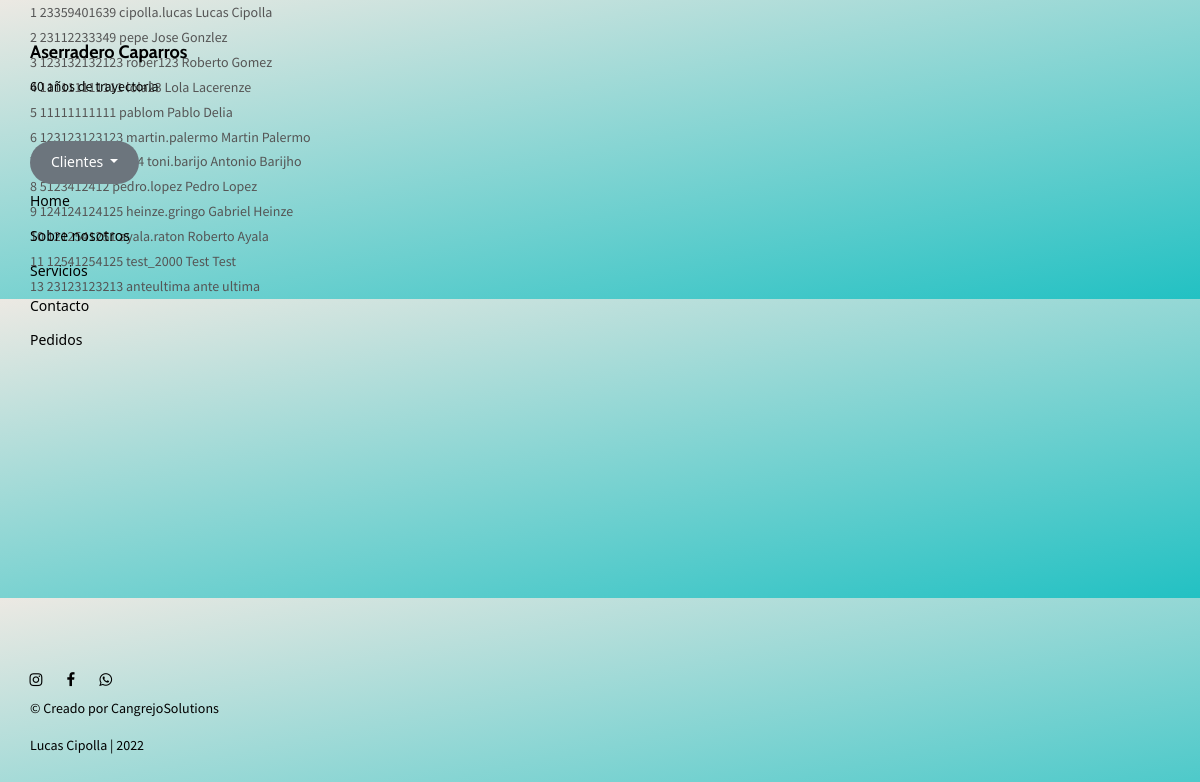
Screenshot of /lista_usuarios (signed in) with the database file from the repository.
### clientes/models.py (models this page shows, shortened)
class ClienteUsuario(AbstractBaseUser):
    username             = models.CharField('Nombre de usuario', unique=True, max_length=100)
    email                = models.EmailField('Correo electrónico', unique=True, max_length=254, blank=True)
    cuit                 = models.CharField('CUIT/CUIL', unique=True, max_length=30)
    nombre               = models.CharField('Nombre', max_length=50, default='', blank=True)
    apellido             = models.CharField('Apellido',max_length=50, default='', blank=True)
    descripcion          = models.CharField(max_length=200, default='NO TIENE DECRIPCION O ES NUEVO')
    fecha_nacimiento     = models.DateField(blank=True, null=True)
    provincia            = models.CharField(max_length=40, blank=True)
    ciudad               = models.CharField(max_length=40, blank=True)
    domicilio            = models.CharField(max_length=80, blank=True)
    codigo_postal        = models.CharField(max_length=50, blank=True)
    telefono             = models.CharField('Telefono', max_length=30, blank=True)
    celular              = models.CharField('Celular', max_length=30, blank=True)
    usuario_activo       = models.BooleanField(default=True)
    usuario_administrador = models.BooleanField(default=False)
    objects = UsuarioManager()
    USERNAME_FIELD = 'username'
    REQUIRED_FIELDS = ['email', 'cuit','nombre', 'apellido' ]
    @property
    def is_staff(self):
        return self.usuario_administrador

### clientes/views_login.py (the view)
# urls.py: path("lista_usuarios", login_required(ListadoUsuario.as_view()), name="lista_usuarios"),
class ListadoUsuario(ListView):
    model = ClienteUsuario
    template_name = 'clientes/listar_usuarios.html'
    def get_queryset(self):
        return self.model.objects.filter(usuario_activo=True)
    """Para cualquier tipo de peticion del tipo GET, mandamos esta informacion mediante AJAX"""

### templates/clientes/listar_usuarios.html (shortened to what this page needs)
{% extends 'layout.html' %}
{% load static %}
{% block usuarios %}
    {% if object_list %}
    <div class="container">
        {% for usuario in object_list %}
        <div class="row">
        {{usuario.id}}
        {{usuario.cuit}}
        {{usuario.username}}
        {{usuario.nombre}}
        {{usuario.apellido}}
        </div>
        {% endfor %}
    {% else %}
    <h1> No exiten usuarios registrados.</h1>
</div>
    {% endif %}
{% endblock %}

### templates/layout.html (shortened to what this page needs)
{% extends "base.html" %}
{% load i18n %}
{% block contenedor %}
    <header>
        <nav class="sidebar">
            <div class="navbar-collapse" id="navbar-collapse">
            <div class="site-header hidden-xs">
                <a class="site-brand" href="{% url 'home' %}" title="">
                    Aserradero Caparros
                </a>
                <p> 60 años de trayectoria</p>
            </div>
                        <div>
                            <ul class="nav menu-lateral">
                                <div class="dropdown">
                                    <button class="btn btn-secondary dropdown-toggle" type="button" id="dropdownMenuButton1" data-bs-toggle="dropdown" aria-expanded="false">
                                      Clientes
                                    </button>
                                </div>
                            </ul>
                        </div>
            </div>
                <ul class="nav menu-lateral">
                    <li><a href="{% url 'home' %}" title="">Home</a></li>
                    <li><a href="{% url 'about' %}" title="">Sobre nosotros</a></li>
                    <li><a href="servicios" title="">Servicios</a></li>
                    <li><a href="contacto" title="">Contacto</a></li>
                    <li><a href="pedidos" title="">Pedidos</a></li>
                </ul>
                <nav class="nav-footer">
                    <p class="nav-footer-social-buttons">
                    <a class="fa-icon" href="https://www.instagram.com/aserraderocaparros" title="">
                        <i class="fa fa-instagram"></i>
                    </a>
                    <a class="fa-icon" href="https://www.facebook.com/DaliMueblesDePino" title="">
                        <i class="fa fa-facebook"></i>
                    </a>
                    <a class="fa-icon" href="https://www.whatsapp.com/+542323647186" title="">
                        <i class="fa fa-whatsapp"></i>
                    </a>
                    </p>
                    <p>© Creado por CangrejoSolutions </p>
                    <p> Lucas Cipolla | 2022 </p>
                </nav>
        </nav>
    </header>
{% block usuarios %}{% endblock %}
{% endblock %}

### templates/base.html (shortened to what this page needs)
{% load static %}
<!DOCTYPE html>
<html lang="es">
<head>
    <link href="https://cdn.jsdelivr.net/npm/bootstrap@5.0.2/dist/css/bootstrap.min.css" rel="stylesheet">
    <link href="{% static 'css/main.css' %}" rel="stylesheet" type="text/css">
    <link href="{% static 'css/style.css' %}" rel="stylesheet" type="text/css">
    <link  rel="stylesheet" type="text/css" href="{% static 'css/jquery-ui.css'%}" media="screen"/>
    <link href="{% static 'css/jquery-ui.css' %}" rel="stylesheet" type="text/css">
</head>
<body>
    {% block contenedor %}
    {% endblock %}
</body>
</html>

### proyecto_aserradero/static/css/style.css (style rules this page uses)
.menu-lateral { display: flex; flex-wrap: wrap; flex-direction: column; font-family: 'Segoe UI', Tahoma, Geneva, Verdana, sans-serif; }
p { color:black; }
body { background: rgb(34,193,195); background: linear-gradient(349deg, rgba(34,193,195,1) 0%, rgba(236,233,227,1) 100%); }

### rows the page displays
ClienteUsuario: id "1", cuit "23359401639", username "cipolla.lucas", nombre "Lucas", apellido "Cipolla"
ClienteUsuario: id "2", cuit "23112233349", username "pepe", nombre "Jose", apellido "Gonzlez"
ClienteUsuario: id "3", cuit "123132132123", username "rober123", nombre "Roberto", apellido "Gomez"
ClienteUsuario: id "4", cuit "111111111111", username "lola23", nombre "Lola", apellido "Lacerenze"
ClienteUsuario: id "5", cuit "11111111111", username "pablom", nombre "Pablo", apellido "Delia"
ClienteUsuario: id "6", cuit "123123123123", username "martin.palermo", nombre "Martin", apellido "Palermo"
ClienteUsuario: username "toni.barijo", nombre "Antonio", apellido "Barijho"
ClienteUsuario: id "8", cuit "5123412412", username "pedro.lopez", nombre "Pedro", apellido "Lopez"
ClienteUsuario: id "9", cuit "124124124125", username "heinze.gringo", nombre "Gabriel", apellido "Heinze"
ClienteUsuario: id "10", cuit "1212541251", username "ayala.raton", nombre "Roberto", apellido "Ayala"
ClienteUsuario: id "11", cuit "12541254125", username "test_2000", nombre "Test", apellido "Test"
ClienteUsuario: id "13", cuit "23123123213", username "anteultima", nombre "ante", apellido "ultima"
